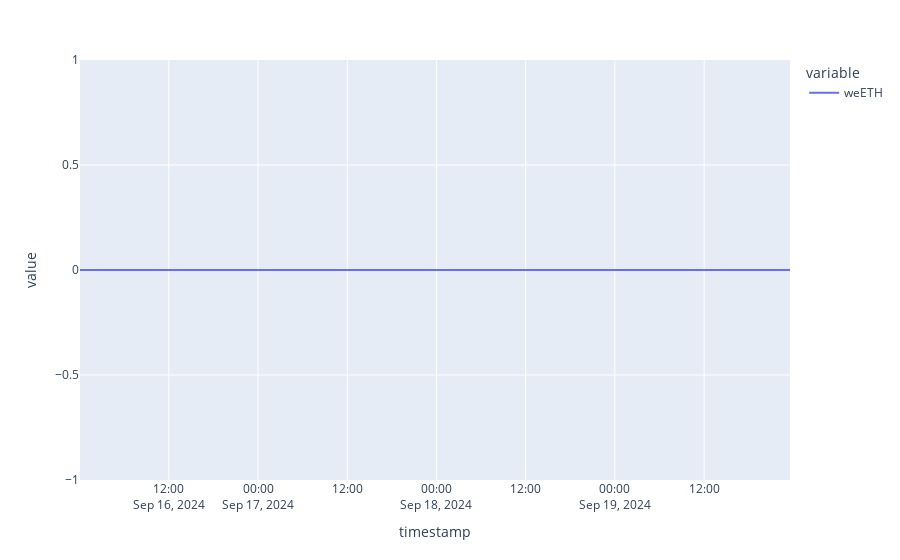

Source (notebook cell):
### Code cell
early_eth_value_per_asset_df =  eth_value_per_asset_df[(eth_value_per_asset_df.index > '9-16-2024') & (eth_value_per_asset_df.index < '9-20-2024')].round(2)
px.line(early_eth_value_per_asset_df[['weETH']])

### Figure 1 — Plotly figure (JSON) as saved in the notebook; plotly's stock layout.template omitted (floating-point values rounded to 4 significant figures)
{"data": [{"hovertemplate": "variable=weETH<br>timestamp=%{x}<br>value=%{y}<extra></extra>", "legendgroup": "weETH", "line": {"color": "#636efa", "dash": "solid"}, "marker": {"symbol": "circle"}, "mode": "lines", "name": "weETH", "orientation": "v", "showlegend": true, "type": "scatter", "x": ["2024-09-16T00:03:11+00:00", "2024-09-16T03:43:47+00:00", "2024-09-16T07:23:23+00:00", "2024-09-16T11:04:47+00:00", "2024-09-16T14:46:11+00:00", "2024-09-16T18:26:47+00:00", "2024-09-16T22:06:23+00:00", "2024-09-17T01:46:35+00:00", "2024-09-17T05:27:47+00:00", "2024-09-17T09:08:35+00:00", "2024-09-17T12:48:23+00:00", "2024-09-17T16:29:11+00:00", "2024-09-17T20:09:47+00:00", "2024-09-17T23:50:47+00:00", "2024-09-18T03:30:35+00:00", "2024-09-18T07:11:35+00:00", "2024-09-18T10:51:35+00:00", "2024-09-18T14:32:23+00:00", "2024-09-18T18:12:23+00:00", "2024-09-18T21:52:47+00:00", "2024-09-19T01:33:11+00:00", "2024-09-19T05:13:23+00:00", "2024-09-19T08:53:23+00:00", "2024-09-19T12:33:23+00:00", "2024-09-19T16:13:23+00:00", "2024-09-19T19:53:23+00:00", "2024-09-19T23:33:11+00:00"], "xaxis": "x", "y": [0, 0, 0, 0, 0, 0, 0, 0, 0, 0, 0, 0, 0, 0, 0, 0, 0, 0, 0, 0, 0, 0, 0, 0, 0, 0, 0], "yaxis": "y"}], "layout": {"legend": {"title": {"text": "variable"}, "tracegroupgap": 0}, "margin": {"t": 60}, "xaxis": {"anchor": "y", "domain": [0, 1], "title": {"text": "timestamp"}}, "yaxis": {"anchor": "x", "domain": [0, 1], "title": {"text": "value"}}}}
